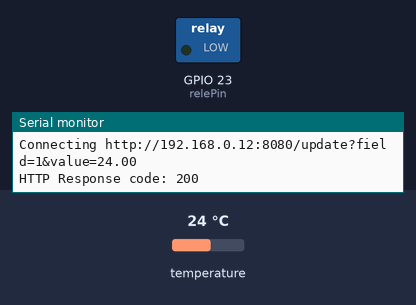
This sketch was run on a simulated ESP32. On the bench: switched loads named in the sketch (green lamp = pin HIGH), the last lines printed to the serial monitor. The inputs (shaded band) are chosen by the test bench; at power-on: temperature 24 °C. WiFi joins after 1.5 s; servers stay silent unless stated; uploads are accepted with an empty reply.

Above: at 3.7 s.
3.8 s: temperature set to 20.3 °C
10.8 s: temperature set to 19.5 °C
At 16.0 s:
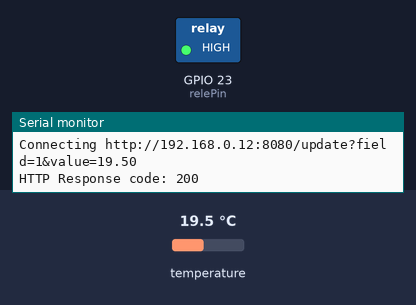
Timing chart, 0 to 17.5 s (numbered marks = the images above; inputs shaded):
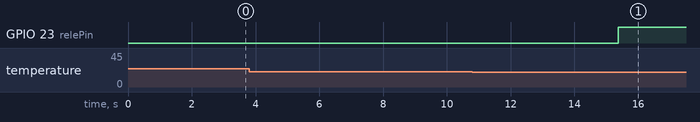

The sketch:

esp32-trabalho-mestrado.ino
```cpp
#include <ThingSpeak.h>
#include <WiFi.h>
#include <OneWire.h> // sensor temperatura
#include <DallasTemperature.h> // sensor temperatura
#include <HTTPClient.h>

const int sensorTemperaturaPin = 22;
const int relePin = 23;

// objetos
OneWire oneWire(sensorTemperaturaPin); // Cria um objeto OneWire
DallasTemperature sensor(&oneWire); // Informa a referencia da biblioteca dallas temperature para Biblioteca onewire
DeviceAddress endereco_temp; // Cria um endereco temporario da leitura do sensor

// Network parameters
const char* ssid     = "MBS_EXT";
const char* password = "10607620";

unsigned long lastConnectionTime = 0;
long lastUpdateTime = 0;
WiFiClient client;

const float temperaturaIdeal = 20;

String endpoint_update = "http://192.168.0.12:8080/update";

void setup() {

  Serial.begin(9600);
  Serial.println("Start");
  pinMode(relePin, OUTPUT);
  connectWiFi();
}

void loop() {

   Serial.print("Temperatura Ideal => " );
   Serial.println( temperaturaIdeal );
  float temperature = leituraSensorTemperatura();
  if(temperature < temperaturaIdeal){
    digitalWrite(relePin, HIGH, "LIGANDO LAMPADA");
  }else{
    digitalWrite(relePin, LOW, "DESLIGANDO LAMPADA");
  }

  leituraRele(relePin);

  if(WiFi.status()== WL_CONNECTED){
     Serial.println("WiFi Connected");
      HTTPClient http;

      String serverPath = endpoint_update + "?field=1&value=" + temperature;

      Serial.println("Connecting " + serverPath);

      http.begin(serverPath.c_str());

      int httpResponseCode = http.GET();

      if (httpResponseCode>0) {
        Serial.print("HTTP Response code: ");
        Serial.println(httpResponseCode);
        String payload = http.getString();
        Serial.println(payload);
      }
      else {
        Serial.print("Error code: ");
        Serial.println(httpResponseCode);
      }
      // Free resources
      http.end();
    }
    else {
      Serial.println("WiFi Disconnected");
    }
    delay(5000);

}

void connectWiFi(){

    while (WiFi.status() != WL_CONNECTED) {

        WiFi.begin( ssid, password );
        delay(2500);
        Serial.println("Connecting to WiFi");
    }

    Serial.println( "Connected" );

}

void digitalWrite(int pin, int status, String texto){
  int statusAtual = digitalRead(pin);
  if(statusAtual != status){
    digitalWrite(pin, status);
    Serial.println(texto);
  }
}

void leituraRele(int pin){
  int statusAtual = digitalRead(pin);
  if(statusAtual == HIGH){
    Serial.println("LAMPADA ESTA LIGADA");
  }else{
    Serial.println("LAMPADA ESTA DESLIGADA");
  }
}

float leituraSensorTemperatura(){
  float temperatura = 0;
  sensor.requestTemperatures(); // Envia comando para realizar a conversão de temperatura
  if (!sensor.getAddress(endereco_temp,0)) { // Encontra o endereco do sensor no barramento
    Serial.println("SENSOR TEMPERATURA NAO CONECTADO"); // Sensor conectado, imprime mensagem de erro
  } else {
    temperatura = sensor.getTempC(endereco_temp);
    String message = "Temperatura Atual = ";
    message.concat(String(temperatura));
    message.concat(" C");
    Serial.println(message);
  }
  return temperatura;
}
```

Measured:
- the behaviour switches between 20 and 19.9 °C on temperature (found by bisection; images 0 and 1)
- after the input at 10.8 s, GPIO 23 (relePin): LOW → HIGH after 4.6 s
